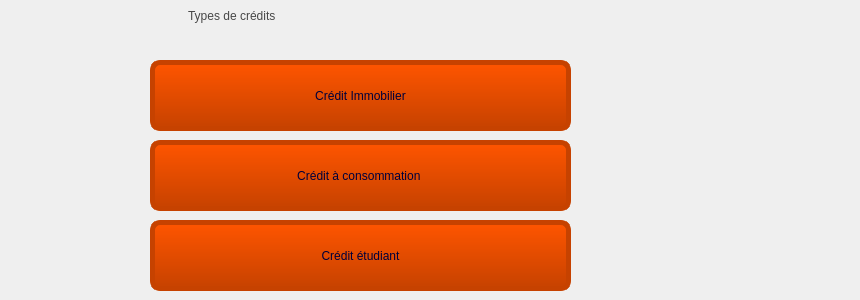
    <widget class="QWidget" name="page_1">
     <widget class="QLabel" name="label_13">
      <property name="geometry">
       <rect>
        <x>170</x>
        <y>-30</y>
        <width>681</width>
        <height>91</height>
       </rect>
      </property>
      <property name="styleSheet">
       <string notr="true">color: rgb(71, 71, 71);

 border: none;
font: 26pt &quot;Sitka Small&quot;;
padding:15px;</string>
      </property>
      <property name="text">
       <string>Types de crédits </string>
      </property>
     </widget>
     <widget class="QToolButton" name="toolButton_3">
      <property name="geometry">
       <rect>
        <x>150</x>
        <y>60</y>
        <width>421</width>
        <height>71</height>
       </rect>
      </property>
      <property name="cursor">
       <cursorShape>OpenHandCursor</cursorShape>
      </property>
      <property name="styleSheet">
       <string notr="true">color: rgb(0, 0, 58);
 border: none;
font: 18pt &quot;Sitka Small&quot;;
padding:15px;
background-color: qlineargradient(x1: 0, y1: 0, x2: 0, y2: 1, stop: 0  rgb(255, 85, 0), stop: 1 rgb(198, 66, 0));
border-style: solid;
border-color: rgb(198, 66, 0);
border-width: 5px;
border-radius: 10px;</string>
      </property>
      <property name="text">
       <string>Crédit Immobilier</string>
      </property>
     </widget>
     <widget class="QToolButton" name="toolButton_4">
      <property name="geometry">
       <rect>
        <x>150</x>
        <y>140</y>
        <width>421</width>
        <height>71</height>
       </rect>
      </property>
      <property name="cursor">
       <cursorShape>OpenHandCursor</cursorShape>
      </property>
      <property name="styleSheet">
       <string notr="true">color: rgb(0, 0, 58);
 border: none;
font: 18pt &quot;Sitka Small&quot;;
padding:15px;
background-color: qlineargradient(x1: 0, y1: 0, x2: 0, y2: 1, stop: 0  rgb(255, 85, 0), stop: 1 rgb(198, 66, 0));
border-style: solid;
border-color: rgb(198, 66, 0);
border-width: 5px;
border-radius: 10px;</string>
      </property>
      <property name="text">
       <string>Crédit à consommation </string>
      </property>
     </widget>
     <widget class="QToolButton" name="toolButton_5">
      <property name="geometry">
       <rect>
        <x>150</x>
        <y>220</y>
        <width>421</width>
        <height>71</height>
       </rect>
      </property>
      <property name="cursor">
       <cursorShape>OpenHandCursor</cursorShape>
      </property>
      <property name="styleSheet">
       <string notr="true">color: rgb(0, 0, 58);
 border: none;
font: 18pt &quot;Sitka Small&quot;;
padding:15px;
background-color: qlineargradient(x1: 0, y1: 0, x2: 0, y2: 1, stop: 0  rgb(255, 85, 0), stop: 1 rgb(198, 66, 0));
border-style: solid;
border-color: rgb(198, 66, 0);
border-width: 5px;
border-radius: 10px;</string>
      </property>
      <property name="text">
       <string>Crédit étudiant</string>
      </property>
     </widget>
    </widget>
